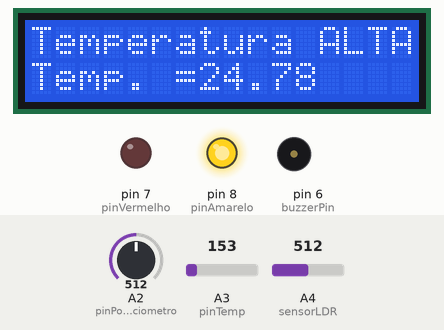
This sketch was run on a simulated Arduino Uno, built with avr-gcc and run on an emulated ATmega328P. Parts: 16×2 character LCD, output pins drawn as LEDs (lit = HIGH), buzzer (waves = sounding). The test bench sets the inputs (shaded band); at power-on: A4 (sensorLDR) = 512, A2 (pinPotenciometro) = 512, A3 (pinTemp) = 153. Pins used as bus, display or sensor lines are not drawn; what the sketch prints to the serial monitor is not drawn.

Above: at 1.2 s.
1.3 s: A4 (sensorLDR) set to 534
At 6.6 s:
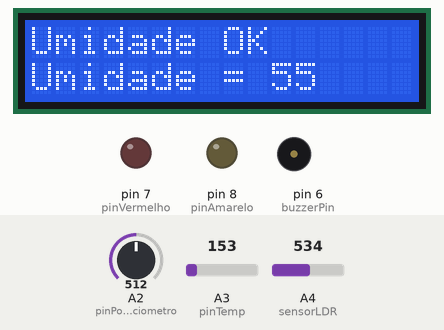
6.7 s: A2 (pinPotenciometro) set to 452
At 11.9 s:
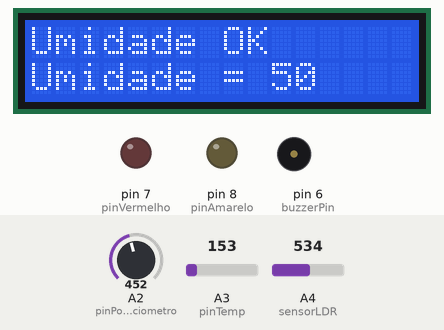
12.7 s: A2 (pinPotenciometro) set to 430
At 17.9 s:
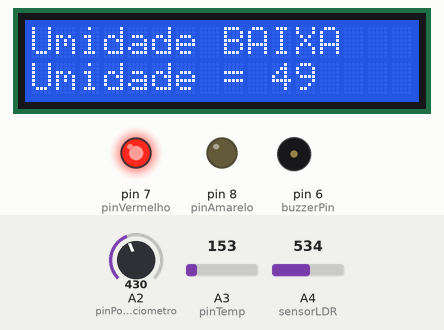
21.5 s: A3 (pinTemp) set to 140
At 27.1 s:
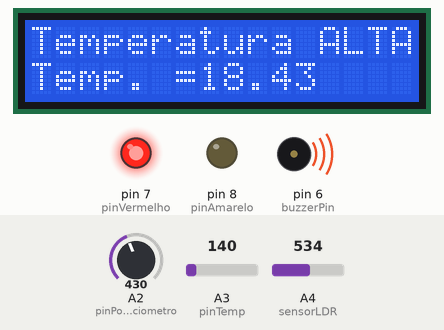
27.2 s: A3 (pinTemp) set to 123
At 30.2 s:
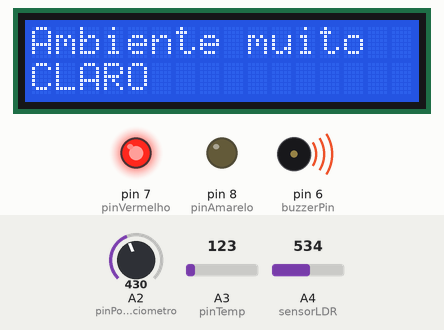
36.0 s: A4 (sensorLDR) set to 511
At 39.7 s:
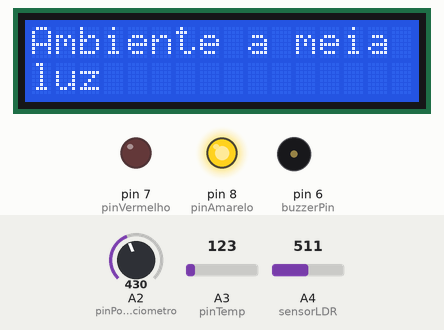
Timing chart, 0 to 45.8 s (numbered marks = the images above; inputs shaded):
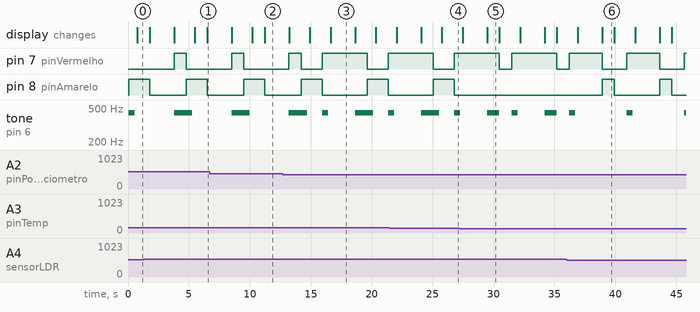

Measured:
- the behaviour switches between 521 and 522 on A4 (sensorLDR) (found by bisection; images 0 and 1)
- the behaviour switches between 439 and 438 on A2 (pinPotenciometro) (found by bisection; images 2 and 3)
- the behaviour switches between 133 and 132 on A3 (pinTemp) (found by bisection; images 4 and 5)
- after the input at 1.3 s, pin 7 (pinVermelho): LOW → HIGH after 2.5 s, → LOW 1.0 s later; the display: first differs from a run without the input after 2.5 s (image 1 shows a later state)
- after the input at 27.2 s, pin 8 (pinAmarelo): stays LOW (without the input it goes to HIGH after 3.3 s)
- after the input at 36.0 s, pin 8 (pinAmarelo): alternates HIGH for 1.0 s and LOW for 3.7 s, starting after 2.9 s; the display: first differs from a run without the input after 2.9 s (image 6)
- by itself, pin 8 (pinAmarelo): alternates HIGH for 1.7 s and LOW for 3.7 s
- by itself, tone on pin 6 (buzzerPin): alternates 440 Hz for 0.50 s and silent for 4.2 s

The sketch:

cp_2_edge_computing1.ino
```cpp
#include <LiquidCrystal.h>
#include <stdio.h>
#include <string.h>
//Definições global e inicialização de parametros-----
int delayTime=1000;

//leds e buzzer
int pinVerde=9;
int pinAmarelo=8;
int pinVermelho=7;
int buzzerPin=6;

//definição dos sensores:
//-Sensor de luminosidade LDR
int sensorLDR=A4;
int lightVal;


//-Sensor de temperatura DH11
int pinTemp=A3;
int valorCru;
double voltagem;
double tempC=0;

//potenciometro para simular umidade
int pinPotenciometro=A2;
int umidade;


//LCD iniciando
LiquidCrystal lcd(12,11,5,4,3,2);
//fim das definições---------------------------------

void setup()
{
  //iniciando algumas coisas
  //monitor serial
  Serial.begin(9600);

  //iniciando os pins de led e buzzer
  pinMode(pinVerde,OUTPUT);
  pinMode(pinAmarelo,OUTPUT);
  pinMode(pinVermelho,OUTPUT);
  pinMode(buzzerPin,OUTPUT);

  //sensor LDR
  pinMode(sensorLDR, INPUT);

  //potenciometro SIMULADO
  pinMode(pinPotenciometro,INPUT);

  //LCD display
  lcd.begin(16,2);
}

void loop()
{
  //PARTE DE LEITURAS-------------

  //leitura do ldr e conversão de 0 a 100
  lightVal=analogRead(sensorLDR);
  lightVal=map(lightVal,0,1023,0,100);

  //leitura e mapeamento do valor de temperatura
  valorCru=analogRead(pinTemp);
  voltagem=(valorCru/1023.0)*5000;
  tempC=(voltagem-500)*0.1;
  Serial.println(tempC);

  //ponteciometro simulando a umidade
  umidade = analogRead(pinPotenciometro);
  umidade=map(umidade,0,1023,20,90);

  //FIM DAS LEITURAS----------------

  //Lógica--------------------------

  //LOGICA DA LUMINOSIDADE


  //Serial.println(lightValOutput);
  //Serial.println(lightValMaped);

  if(lightVal > 50){

    //led vermelho liga e apita
    digitalWrite(pinVerde,LOW);
    digitalWrite(pinAmarelo,LOW);
    digitalWrite(pinVermelho,HIGH);
    tone(buzzerPin,440);

    //display ambiente muito claro
    lcd.clear();
    lcd.setCursor(0,0);
	lcd.print("Ambiente muito");
 	lcd.setCursor(0,1);
  	lcd.print("CLARO");
    delay(delayTime);

  }else if(lightVal > 30 && lightVal < 50){

    //led amarelo liga sem apito
    digitalWrite(pinVerde,LOW);
    digitalWrite(pinAmarelo,HIGH);
    digitalWrite(pinVermelho,LOW);
    noTone(buzzerPin);

    //display ambiente meia luz
    lcd.clear();
  	lcd.setCursor(0,0);
  	lcd.print("Ambiente a meia");
  	lcd.setCursor(0,1);
  	lcd.print("luz");
    delay(delayTime);

  }else{

    //led verde sem apito
    digitalWrite(pinVerde,HIGH);
    digitalWrite(pinAmarelo,LOW);
    digitalWrite(pinVermelho,LOW);
    noTone(buzzerPin);

  }


  //LOGICA TEMPERATURA

  if(tempC >= 10 && tempC <= 15){

	//leds desligados
    digitalWrite(pinVerde,LOW);
    digitalWrite(pinAmarelo,LOW);
    digitalWrite(pinVermelho,LOW);
    noTone(buzzerPin);

    //display "temperatura ok"
    lcd.clear();
  	lcd.setCursor(0,0);
  	lcd.print("Temperatura Ok");
  	lcd.setCursor(0,1);
  	lcd.print("Temp. = ");
    lcd.setCursor(7,1);
    lcd.print(tempC);
    delay(delayTime);

  }else if(tempC > 15){

    //display "Temp Alta +temp"
    digitalWrite(pinVerde,LOW);
    digitalWrite(pinAmarelo,HIGH);
    digitalWrite(pinVermelho,LOW);

    //toca apito
    tone(buzzerPin,440);
    delay(500);
    noTone(buzzerPin);
    delay(200);

    //diplay temperatura Alta
    lcd.clear();
  	lcd.setCursor(0,0);
  	lcd.print("Temperatura ALTA");
  	lcd.setCursor(0,1);
  	lcd.print("Temp. = ");
    lcd.setCursor(7,1);
    lcd.print(tempC);
    delay(delayTime);

  }else if(tempC < 10){

    //temp baixa led amarelo ligado
    digitalWrite(pinVerde,LOW);
    digitalWrite(pinAmarelo,HIGH);
    digitalWrite(pinVermelho,LOW);

    //toca o apito
    tone(buzzerPin,440);
    delay(500);
    noTone(buzzerPin);
    delay(200);

    //display temp baixa
    lcd.clear();
  	lcd.setCursor(0,0);
  	lcd.print("Temperatura BAIXA");
  	lcd.setCursor(0,1);
  	lcd.print("Temp. = ");
    lcd.setCursor(7,1);
    lcd.print(tempC);
    delay(delayTime);

  }

  //LOGICA UMIDADE
  //umidade deve estar entre os valores de 50 a 70
  if(umidade > 70){

    //led Vermelho
    digitalWrite(pinVerde,LOW);
    digitalWrite(pinAmarelo,LOW);
    digitalWrite(pinVermelho,HIGH);

    //toca apito
    tone(buzzerPin,440);
    delay(500);
    noTone(buzzerPin);
    delay(200);

    //display umidade Alta
    lcd.clear();
  	lcd.setCursor(0,0);
  	lcd.print("Umidade ALTA");
  	lcd.setCursor(0,1);
  	lcd.print("Umidade = ");
    lcd.setCursor(10,1);
    lcd.print(umidade);
    delay(delayTime);

  }else if(umidade < 50){

    //led Vermelho liga
    digitalWrite(pinVerde,LOW);
    digitalWrite(pinAmarelo,LOW);
    digitalWrite(pinVermelho,HIGH);

    //toca apito
    tone(buzzerPin,440);
    delay(500);
    noTone(buzzerPin);
    delay(200);

    //display umidade baixa
    lcd.clear();
  	lcd.setCursor(0,0);
  	lcd.print("Umidade BAIXA");
  	lcd.setCursor(0,1);
  	lcd.print("Umidade = ");
    lcd.setCursor(10,1);
    lcd.print(umidade);
    delay(delayTime);

  }else{

    //leds desligados
    digitalWrite(pinVerde,LOW);
    digitalWrite(pinAmarelo,LOW);
    digitalWrite(pinVermelho,LOW);

    //sem buzina
    noTone(buzzerPin);

    //display umidade OK
    lcd.clear();
  	lcd.setCursor(0,0);
  	lcd.print("Umidade OK");
  	lcd.setCursor(0,1);
  	lcd.print("Umidade = ");
    lcd.setCursor(10,1);
    lcd.print(umidade);
    delay(delayTime);

  }

  delay(delayTime);


}
```
